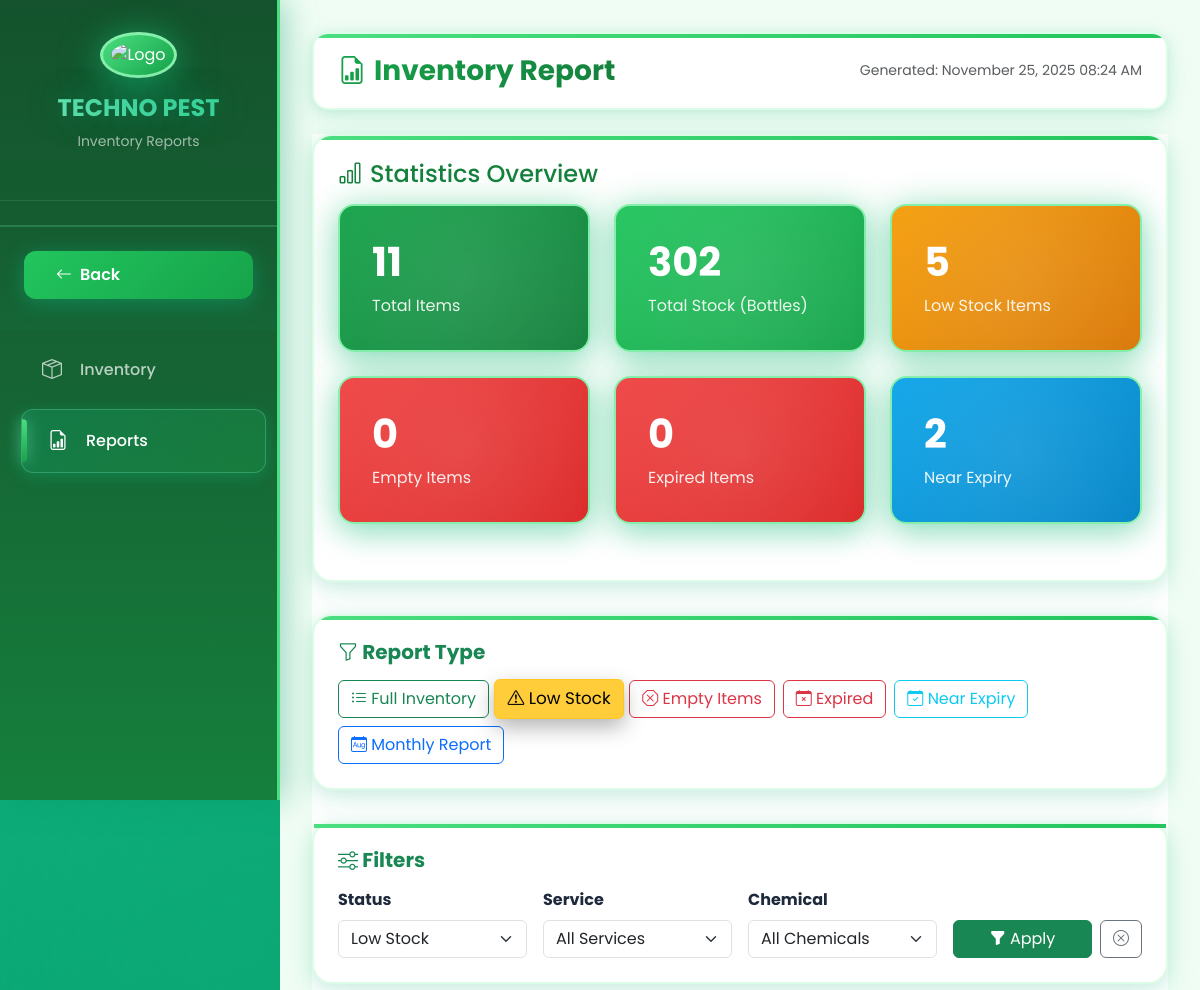
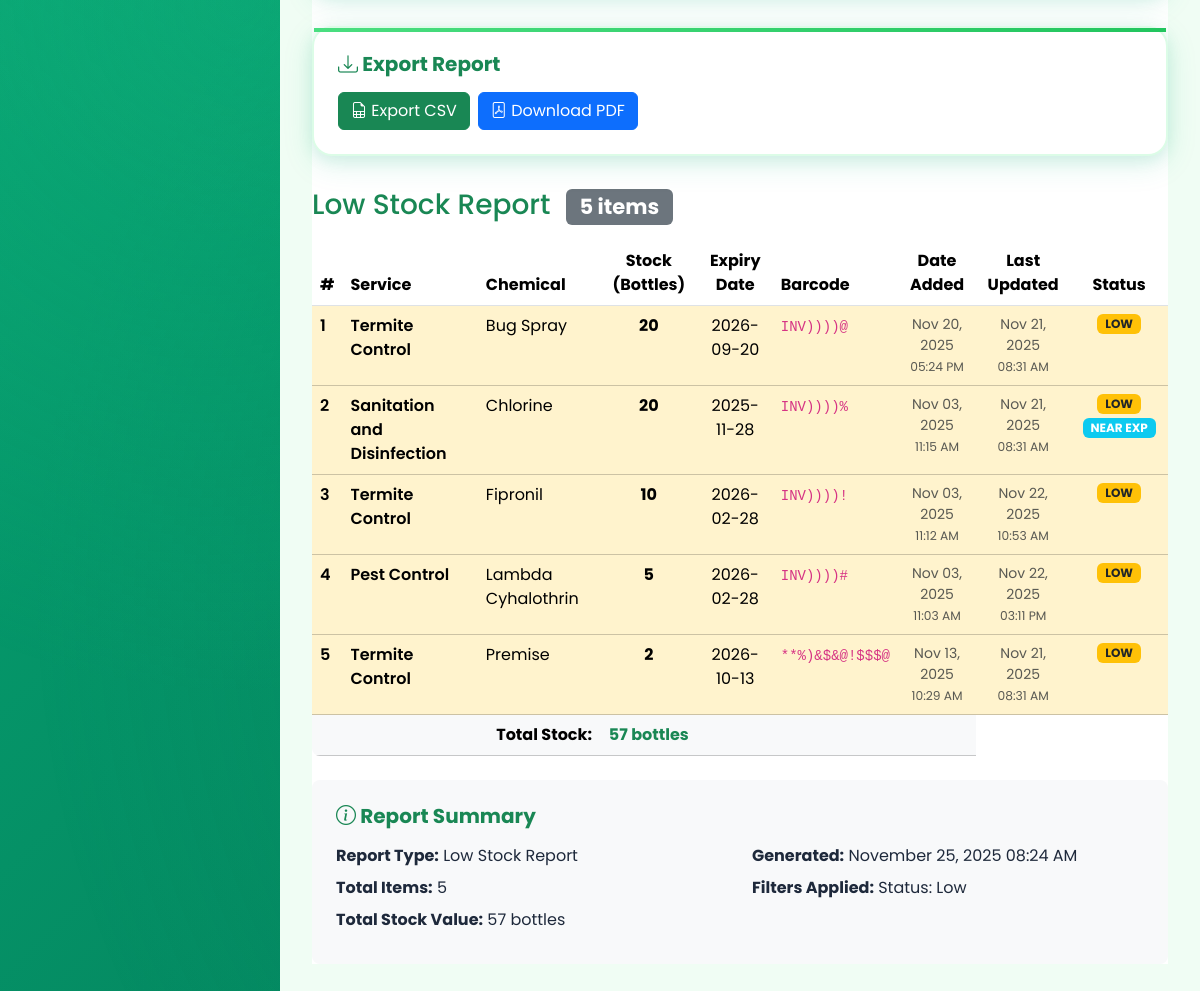
Screenshot of /inventory_report.php?type=low&status=low&service=all&ingredient=all with the database file from the repository (2 pictures, top to bottom).
### tables this page shows
CREATE TABLE `inventory` (
  `inventory_id` int NOT NULL AUTO_INCREMENT,
  `service_id` int NOT NULL,
  `ai_id` int DEFAULT NULL,
  `ingredient_id` int NOT NULL,
  `active_ingredient` varchar(255) NOT NULL,
  `stocks` int NOT NULL,
  `expiry_date` date DEFAULT NULL,
  `created_at` timestamp NOT NULL DEFAULT CURRENT_TIMESTAMP,
  `barcode` varchar(50) NOT NULL,
  `updated_at` timestamp NULL DEFAULT CURRENT_TIMESTAMP ON UPDATE CURRENT_TIMESTAMP,
  PRIMARY KEY (`inventory_id`),
  UNIQUE KEY `uq_inventory_service_ingredient_expiry` (`service_id`,`active_ingredient`,`expiry_date`)
);

CREATE TABLE `services` (
  `service_id` int NOT NULL AUTO_INCREMENT,
  `service_name` varchar(100) NOT NULL,
  `service_type` varchar(100) DEFAULT NULL,
  `service_details` text,
  `description` text,
  `created_at` timestamp NOT NULL DEFAULT CURRENT_TIMESTAMP,
  `active_ingredient` varchar(100) NOT NULL,
  PRIMARY KEY (`service_id`),
  UNIQUE KEY `service_name` (`service_name`)
);

CREATE TABLE `active_ingredients` (
  `ai_id` int NOT NULL AUTO_INCREMENT,
  `name` varchar(255) NOT NULL,
  PRIMARY KEY (`ai_id`),
  UNIQUE KEY `name` (`name`)
);

### inventory_report.php (the view, shortened to what the rows shown need)
<?php
$pdo = new PDO("mysql:host=localhost;dbname=pest control;charset=utf8mb4", "root", "", [
    PDO::ATTR_ERRMODE => PDO::ERRMODE_EXCEPTION,
    PDO::ATTR_DEFAULT_FETCH_MODE => PDO::FETCH_ASSOC
]);
$filter_status = $_GET['status'] ?? 'all';
$inventory = $pdo->query("
    SELECT i.inventory_id, s.service_name, a.name AS active_ingredient, i.stocks, i.expiry_date, i.barcode,
        a.ai_id, s.service_id, i.created_at, i.updated_at
    FROM inventory i
    JOIN services s ON i.service_id = s.service_id
    LEFT JOIN active_ingredients a ON i.ai_id = a.ai_id
    ORDER BY a.name, i.expiry_date
")->fetchAll();
$filtered_inventory = $inventory;
if ($filter_status !== 'all') {
    $filtered_inventory = array_filter($filtered_inventory, function($i) use ($filter_status) {
        $stock = (float)$i['stocks'];
        $is_expired = !empty($i['expiry_date']) && strtotime($i['expiry_date']) < time();
        if ($filter_status === 'empty') return $stock <= 0;
        if ($filter_status === 'low') return $stock > 0 && $stock <= 20;
        if ($filter_status === 'expired') return $is_expired;
        if ($filter_status === 'near_exp') return !empty($i['expiry_date']) && strtotime($i['expiry_date']) < strtotime('+3 months') && !$is_expired;
        return true;
    });
}
$filtered_inventory = array_values($filtered_inventory);
?>
<!DOCTYPE html>
<html lang="en">
<head>
    <link href="https://cdn.jsdelivr.net/npm/bootstrap@5.3.3/dist/css/bootstrap.min.css" rel="stylesheet">
    <link href="https://cdn.jsdelivr.net/npm/bootstrap-icons@1.11.3/font/bootstrap-icons.min.css" rel="stylesheet">
</head>
<body>
    <div class="dashboard-wrapper">
        <main class="main-content">
            <div class="top-bar">
                <h1 class="page-title">
                    <i class="bi bi-file-earmark-bar-graph me-2"></i>Inventory Report
                </h1>
            </div>
            <div id="pdfContent">
                <div class="content-card">
                    <h2 class="mb-3" style="font-size: 1.5rem; color: var(--green-700);">
                        <i class="bi bi-bar-chart me-2"></i>Statistics Overview
                    </h2>
            </div>
                <div class="table-responsive">
                    <table class="table table-hover mb-0">
                        <thead>
                            <tr>
                                <th>#</th>
                                <th>Service</th>
                                <th>Chemical</th>
                                <th class="text-center">Stock (Bottles)</th>
                                <th class="text-center">Expiry Date</th>
                                <th>Barcode</th>
                                <th class="text-center">Date Added</th>
                                <th class="text-center">Last Updated</th>
                                <th class="text-center">Status</th>
                            </tr>
                        </thead>
                        <tbody>
                            <?php if (empty($filtered_inventory)): ?>
                                <tr>
                                    <td colspan="9" class="text-center py-5 text-muted">
                                        <i class="bi bi-inbox fs-1 d-block mb-2"></i>
                                        No items found matching the selected filters.
                                    </td>
                                </tr>
                            <?php else: ?>
                                <?php foreach ($filtered_inventory as $idx => $item):
                                    $stock = (float)$item['stocks'];
                                    $is_expired = !empty($item['expiry_date']) && strtotime($item['expiry_date']) < time();
                                    $near_exp = !empty($item['expiry_date']) && strtotime($item['expiry_date']) < strtotime('+3 months') && !$is_expired;
                                    $exp_display = !empty($item['expiry_date']) ? date('Y-m-d', strtotime($item['expiry_date'])) : '';
                                    $ingredient = ucwords(strtolower($item['active_ingredient'] ?? ''));
                                ?>
                                <tr class="<?= $is_expired || $stock<=0 ? 'table-danger' : ($stock<=20 ? 'table-warning' : '') ?>">
                                    <td class="fw-semibold"><?= $idx + 1 ?></td>
                                    <td class="fw-semibold"><?= htmlspecialchars($item['service_name']) ?></td>
                                    <td><?= htmlspecialchars($ingredient ?: '—') ?></td>
                                    <td class="text-center fw-bold"><?= number_format($stock, 0) ?></td>
                                    <td class="text-center"><?= $exp_display ?: '—' ?></td>
                                    <td><code><?= htmlspecialchars($item['barcode'] ?? '—') ?></code></td>
                                    <td class="text-center small">
                                        <?php if (!empty($item['created_at'])): ?>
                                            <div class="text-muted">
                                                <?= date('M d, Y', strtotime($item['created_at'])) ?><br>
                                                <small><?= date('h:i A', strtotime($item['created_at'])) ?></small>
                                            </div>
                                        <?php else: ?>
                                            <span class="text-muted">—</span>
                                        <?php endif; ?>
                                    </td>
                                    <td class="text-center small">
                                        <?php if (!empty($item['updated_at'])): ?>
                                            <div class="text-muted">
                                                <?= date('M d, Y', strtotime($item['updated_at'])) ?><br>
                                                <small><?= date('h:i A', strtotime($item['updated_at'])) ?></small>
                                            </div>
                                        <?php else: ?>
                                            <span class="text-muted">—</span>
                                        <?php endif; ?>
                                    </td>
                                    <td class="text-center">
                                        <div class="d-flex flex-wrap gap-1 justify-content-center">
                                            <?php if($is_expired || $stock<=0): ?>
                                                <span class="badge bg-danger"><?= $stock<=0 ? 'EMPTY' : 'EXPIRED' ?></span>
                                            <?php else: ?>
                                                <?php if($stock<=20): ?>
                                                    <span class="badge bg-warning text-dark">LOW</span>
                                                <?php else: ?>
                                                    <span class="badge bg-success">In Stock</span>
                                                <?php endif; ?>
                                                <?php if($near_exp): ?>
                                                    <span class="badge bg-info">NEAR EXP</span>
                                                <?php endif; ?>
                                            <?php endif; ?>
                                        </div>
                                    </td>
                                </tr>
                                <?php endforeach; ?>
                            <?php endif; ?>
                        </tbody>
                    </table>
                </div>
            </div>
        </main>
    </div>
</body>
</html>

### rows the page displays
inventory: service.service_name "Termite Control", ai.name "Bug Spray", stocks "20", expiry_date "2026-09-20", barcode "INV))))@", created_at "Nov 20, 2025", created_at "05:24 PM", updated_at "Nov 21, 2025", updated_at "08:31 AM", shows "LOW"
inventory: service.service_name "Sanitation and Disinfection", ai.name "Chlorine", stocks "20", expiry_date "2025-11-28", barcode "INV))))%", created_at "Nov 03, 2025", created_at "11:15 AM", updated_at "Nov 21, 2025", updated_at "08:31 AM", shows "LOW", shows "NEAR EXP"
inventory: service.service_name "Termite Control", ai.name "Fipronil", stocks "10", expiry_date "2026-02-28", barcode "INV))))!", created_at "Nov 03, 2025", created_at "11:12 AM", updated_at "Nov 22, 2025", updated_at "10:53 AM", shows "LOW"
inventory: service.service_name "Pest Control", ai.name "Lambda Cyhalothrin", stocks "5", expiry_date "2026-02-28", barcode "INV))))#", created_at "Nov 03, 2025", created_at "11:03 AM", updated_at "Nov 22, 2025", updated_at "03:11 PM", shows "LOW"
inventory: service.service_name "Termite Control", ai.name "Premise", stocks "2", expiry_date "2026-10-13", barcode "**%)&$&@!$$$@", created_at "Nov 13, 2025", created_at "10:29 AM", updated_at "Nov 21, 2025", updated_at "08:31 AM", shows "LOW"

### other values shown
$total_items "11"
$total_stock "302"
$low_stock_count "5"
$empty_count "0"
$expired_count "0"
$near_exp_count "2"
$titles[$report_type] "Low Stock Report"
count($filtered_inventory) "5"
implode(', ', $filters) "Status: Low"
